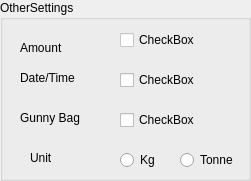
       <widget class="QGroupBox" name="groupBox_3">
        <property name="geometry">
         <rect>
          <x>690</x>
          <y>20</y>
          <width>251</width>
          <height>181</height>
         </rect>
        </property>
        <property name="title">
         <string>OtherSettings</string>
        </property>
        <widget class="QRadioButton" name="rb_parameter_Tonne">
         <property name="geometry">
          <rect>
           <x>180</x>
           <y>150</y>
           <width>71</width>
           <height>20</height>
          </rect>
         </property>
         <property name="text">
          <string>Tonne</string>
         </property>
        </widget>
        <widget class="QLabel" name="lb_parameter_amount">
         <property name="enabled">
          <bool>true</bool>
         </property>
         <property name="geometry">
          <rect>
           <x>20</x>
           <y>40</y>
           <width>69</width>
           <height>16</height>
          </rect>
         </property>
         <property name="autoFillBackground">
          <bool>false</bool>
         </property>
         <property name="frameShape">
          <enum>QFrame::NoFrame</enum>
         </property>
         <property name="text">
          <string>&lt;html&gt;&lt;head/&gt;&lt;body&gt;&lt;p&gt;&lt;span style=&quot; color:#000000;&quot;&gt;Amount&lt;/span&gt;&lt;/p&gt;&lt;/body&gt;&lt;/html&gt;</string>
         </property>
        </widget>
        <widget class="QLabel" name="lb_parameter_DateTime">
         <property name="enabled">
          <bool>true</bool>
         </property>
         <property name="geometry">
          <rect>
           <x>20</x>
           <y>70</y>
           <width>81</width>
           <height>16</height>
          </rect>
         </property>
         <property name="autoFillBackground">
          <bool>false</bool>
         </property>
         <property name="frameShape">
          <enum>QFrame::NoFrame</enum>
         </property>
         <property name="text">
          <string>&lt;html&gt;&lt;head/&gt;&lt;body&gt;&lt;p&gt;&lt;span style=&quot; color:#000000;&quot;&gt;Date/Time &lt;/span&gt;&lt;/p&gt;&lt;/body&gt;&lt;/html&gt;</string>
         </property>
        </widget>
        <widget class="QRadioButton" name="rb_parameter_kg">
         <property name="geometry">
          <rect>
           <x>120</x>
           <y>150</y>
           <width>41</width>
           <height>20</height>
          </rect>
         </property>
         <property name="text">
          <string>Kg</string>
         </property>
        </widget>
        <widget class="QLabel" name="lb_parameter_Unit">
         <property name="enabled">
          <bool>true</bool>
         </property>
         <property name="geometry">
          <rect>
           <x>30</x>
           <y>150</y>
           <width>69</width>
           <height>16</height>
          </rect>
         </property>
         <property name="autoFillBackground">
          <bool>false</bool>
         </property>
         <property name="frameShape">
          <enum>QFrame::NoFrame</enum>
         </property>
         <property name="text">
          <string>&lt;html&gt;&lt;head/&gt;&lt;body&gt;&lt;p&gt;&lt;span style=&quot; color:#000000;&quot;&gt;Unit&lt;/span&gt;&lt;/p&gt;&lt;/body&gt;&lt;/html&gt;</string>
         </property>
        </widget>
        <widget class="QCheckBox" name="cb_parameter_GunnyBag">
         <property name="geometry">
          <rect>
           <x>120</x>
           <y>110</y>
           <width>81</width>
           <height>20</height>
          </rect>
         </property>
         <property name="autoFillBackground">
          <bool>false</bool>
         </property>
         <property name="text">
          <string>CheckBox</string>
         </property>
        </widget>
        <widget class="QCheckBox" name="cb_parameter_Amount">
         <property name="geometry">
          <rect>
           <x>120</x>
           <y>30</y>
           <width>81</width>
           <height>20</height>
          </rect>
         </property>
         <property name="palette">
          <palette>
           <active>
            <colorrole role="WindowText">
             <brush brushstyle="SolidPattern">
              <color alpha="255">
               <red>0</red>
               <green>0</green>
               <blue>0</blue>
              </color>
             </brush>
            </colorrole>
            <colorrole role="Button">
             <brush brushstyle="SolidPattern">
              <color alpha="255">
               <red>255</red>
               <green>255</green>
               <blue>255</blue>
              </color>
             </brush>
            </colorrole>
            <colorrole role="Light">
             <brush brushstyle="SolidPattern">
              <color alpha="255">
               <red>255</red>
               <green>255</green>
               <blue>255</blue>
              </color>
             </brush>
            </colorrole>
            <colorrole role="Midlight">
             <brush brushstyle="SolidPattern">
              <color alpha="255">
               <red>255</red>
               <green>255</green>
               <blue>255</blue>
              </color>
             </brush>
            </colorrole>
            <colorrole role="Dark">
             <brush brushstyle="SolidPattern">
              <color alpha="255">
               <red>127</red>
               <green>127</green>
               <blue>127</blue>
              </color>
             </brush>
            </colorrole>
            <colorrole role="Mid">
             <brush brushstyle="SolidPattern">
              <color alpha="255">
               <red>170</red>
               <green>170</green>
               <blue>170</blue>
              </color>
             </brush>
            </colorrole>
            <colorrole role="Text">
             <brush brushstyle="SolidPattern">
              <color alpha="255">
               <red>0</red>
               <green>0</green>
               <blue>0</blue>
              </color>
             </brush>
            </colorrole>
            <colorrole role="BrightText">
             <brush brushstyle="SolidPattern">
              <color alpha="255">
               <red>255</red>
               <green>255</green>
               <blue>255</blue>
              </color>
             </brush>
            </colorrole>
            <colorrole role="ButtonText">
             <brush brushstyle="SolidPattern">
              <color alpha="255">
               <red>0</red>
               <green>0</green>
               <blue>0</blue>
              </color>
             </brush>
            </colorrole>
            <colorrole role="Base">
             <brush brushstyle="SolidPattern">
              <color alpha="255">
               <red>255</red>
               <green>255</green>
               <blue>255</blue>
              </color>
             </brush>
            </colorrole>
            <colorrole role="Window">
             <brush brushstyle="SolidPattern">
              <color alpha="255">
               <red>255</red>
               <green>255</green>
               <blue>255</blue>
              </color>
             </brush>
            </colorrole>
            <colorrole role="Shadow">
             <brush brushstyle="SolidPattern">
              <color alpha="255">
               <red>0</red>
               <green>0</green>
               <blue>0</blue>
              </color>
             </brush>
            </colorrole>
            <colorrole role="AlternateBase">
             <brush brushstyle="SolidPattern">
              <color alpha="255">
               <red>255</red>
               <green>255</green>
               <blue>255</blue>
              </color>
             </brush>
            </colorrole>
            <colorrole role="ToolTipBase">
             <brush brushstyle="SolidPattern">
              <color alpha="255">
               <red>255</red>
               <green>255</green>
               <blue>220</blue>
              </color>
             </brush>
            </colorrole>
            <colorrole role="ToolTipText">
             <brush brushstyle="SolidPattern">
              <color alpha="255">
               <red>0</red>
               <green>0</green>
               <blue>0</blue>
              </color>
             </brush>
            </colorrole>
           </active>
           <inactive>
            <colorrole role="WindowText">
             <brush brushstyle="SolidPattern">
              <color alpha="255">
               <red>0</red>
               <green>0</green>
               <blue>0</blue>
              </color>
             </brush>
            </colorrole>
            <colorrole role="Button">
             <brush brushstyle="SolidPattern">
              <color alpha="255">
               <red>255</red>
               <green>255</green>
               <blue>255</blue>
              </color>
             </brush>
            </colorrole>
            <colorrole role="Light">
             <brush brushstyle="SolidPattern">
              <color alpha="255">
               <red>255</red>
               <green>255</green>
               <blue>255</blue>
              </color>
             </brush>
            </colorrole>
            <colorrole role="Midlight">
             <brush brushstyle="SolidPattern">
              <color alpha="255">
               <red>255</red>
               <green>255</green>
               <blue>255</blue>
              </color>
             </brush>
            </colorrole>
            <colorrole role="Dark">
             <brush brushstyle="SolidPattern">
              <color alpha="255">
               <red>127</red>
               <green>127</green>
               <blue>127</blue>
              </color>
             </brush>
            </colorrole>
            <colorrole role="Mid">
             <brush brushstyle="SolidPattern">
              <color alpha="255">
               <red>170</red>
               <green>170</green>
               <blue>170</blue>
              </color>
             </brush>
            </colorrole>
            <colorrole role="Text">
             <brush brushstyle="SolidPattern">
              <color alpha="255">
               <red>0</red>
               <green>0</green>
               <blue>0</blue>
              </color>
             </brush>
            </colorrole>
            <colorrole role="BrightText">
             <brush brushstyle="SolidPattern">
              <color alpha="255">
               <red>255</red>
               <green>255</green>
               <blue>255</blue>
              </color>
             </brush>
            </colorrole>
            <colorrole role="ButtonText">
             <brush brushstyle="SolidPattern">
              <color alpha="255">
               <red>0</red>
               <green>0</green>
               <blue>0</blue>
              </color>
             </brush>
            </colorrole>
            <colorrole role="Base">
             <brush brushstyle="SolidPattern">
              <color alpha="255">
               <red>255</red>
               <green>255</green>
               <blue>255</blue>
              </color>
             </brush>
            </colorrole>
            <colorrole role="Window">
             <brush brushstyle="SolidPattern">
              <color alpha="255">
               <red>255</red>
               <green>255</green>
               <blue>255</blue>
              </color>
             </brush>
            </colorrole>
            <colorrole role="Shadow">
             <brush brushstyle="SolidPattern">
              <color alpha="255">
               <red>0</red>
               <green>0</green>
               <blue>0</blue>
              </color>
             </brush>
            </colorrole>
            <colorrole role="AlternateBase">
             <brush brushstyle="SolidPattern">
              <color alpha="255">
               <red>255</red>
               <green>255</green>
               <blue>255</blue>
              </color>
             </brush>
            </colorrole>
            <colorrole role="ToolTipBase">
             <brush brushstyle="SolidPattern">
              <color alpha="255">
               <red>255</red>
               <green>255</green>
               <blue>220</blue>
              </color>
             </brush>
            </colorrole>
            <colorrole role="ToolTipText">
             <brush brushstyle="SolidPattern">
              <color alpha="255">
               <red>0</red>
               <green>0</green>
               <blue>0</blue>
              </color>
             </brush>
            </colorrole>
           </inactive>
           <disabled>
            <colorrole role="WindowText">
             <brush brushstyle="SolidPattern">
              <color alpha="255">
               <red>127</red>
               <green>127</green>
               <blue>127</blue>
              </color>
             </brush>
            </colorrole>
            <colorrole role="Button">
             <brush brushstyle="SolidPattern">
              <color alpha="255">
               <red>255</red>
               <green>255</green>
               <blue>255</blue>
              </color>
             </brush>
            </colorrole>
            <colorrole role="Light">
             <brush brushstyle="SolidPattern">
              <color alpha="255">
               <red>255</red>
               <green>255</green>
               <blue>255</blue>
              </color>
             </brush>
            </colorrole>
            <colorrole role="Midlight">
             <brush brushstyle="SolidPattern">
              <color alpha="255">
               <red>255</red>
               <green>255</green>
               <blue>255</blue>
              </color>
             </brush>
            </colorrole>
            <colorrole role="Dark">
             <brush brushstyle="SolidPattern">
              <color alpha="255">
               <red>127</red>
               <green>127</green>
               <blue>127</blue>
              </color>
             </brush>
            </colorrole>
            <colorrole role="Mid">
             <brush brushstyle="SolidPattern">
              <color alpha="255">
               <red>170</red>
               <green>170</green>
               <blue>170</blue>
              </color>
             </brush>
            </colorrole>
            <colorrole role="Text">
             <brush brushstyle="SolidPattern">
              <color alpha="255">
               <red>127</red>
               <green>127</green>
               <blue>127</blue>
              </color>
             </brush>
            </colorrole>
            <colorrole role="BrightText">
             <brush brushstyle="SolidPattern">
              <color alpha="255">
               <red>255</red>
               <green>255</green>
               <blue>255</blue>
              </color>
             </brush>
            </colorrole>
            <colorrole role="ButtonText">
             <brush brushstyle="SolidPattern">
              <color alpha="255">
               <red>127</red>
               <green>127</green>
               <blue>127</blue>
              </color>
             </brush>
            </colorrole>
            <colorrole role="Base">
             <brush brushstyle="SolidPattern">
              <color alpha="255">
               <red>255</red>
               <green>255</green>
               <blue>255</blue>
              </color>
             </brush>
            </colorrole>
            <colorrole role="Window">
             <brush brushstyle="SolidPattern">
              <color alpha="255">
               <red>255</red>
               <green>255</green>
               <blue>255</blue>
              </color>
             </brush>
            </colorrole>
            <colorrole role="Shadow">
             <brush brushstyle="SolidPattern">
              <color alpha="255">
               <red>0</red>
               <green>0</green>
               <blue>0</blue>
              </color>
             </brush>
            </colorrole>
            <colorrole role="AlternateBase">
             <brush brushstyle="SolidPattern">
              <color alpha="255">
               <red>255</red>
               <green>255</green>
               <blue>255</blue>
              </color>
             </brush>
            </colorrole>
            <colorrole role="ToolTipBase">
             <brush brushstyle="SolidPattern">
              <color alpha="255">
               <red>255</red>
               <green>255</green>
               <blue>220</blue>
              </color>
             </brush>
            </colorrole>
            <colorrole role="ToolTipText">
             <brush brushstyle="SolidPattern">
              <color alpha="255">
               <red>0</red>
               <green>0</green>
               <blue>0</blue>
              </color>
             </brush>
            </colorrole>
           </disabled>
          </palette>
         </property>
         <property name="autoFillBackground">
          <bool>false</bool>
         </property>
         <property name="text">
          <string>CheckBox</string>
         </property>
        </widget>
        <widget class="QLabel" name="lb_parameter_GunnyBag">
         <property name="enabled">
          <bool>true</bool>
         </property>
         <property name="geometry">
          <rect>
           <x>20</x>
           <y>110</y>
           <width>69</width>
           <height>16</height>
          </rect>
         </property>
         <property name="autoFillBackground">
          <bool>false</bool>
         </property>
         <property name="frameShape">
          <enum>QFrame::NoFrame</enum>
         </property>
         <property name="text">
          <string>&lt;html&gt;&lt;head/&gt;&lt;body&gt;&lt;p&gt;&lt;span style=&quot; color:#000000;&quot;&gt;Gunny Bag&lt;/span&gt;&lt;/p&gt;&lt;/body&gt;&lt;/html&gt;</string>
         </property>
        </widget>
        <widget class="QCheckBox" name="cb_parameter_DateTime">
         <property name="geometry">
          <rect>
           <x>120</x>
           <y>70</y>
           <width>81</width>
           <height>20</height>
          </rect>
         </property>
         <property name="autoFillBackground">
          <bool>false</bool>
         </property>
         <property name="text">
          <string>CheckBox</string>
         </property>
        </widget>
       </widget>
